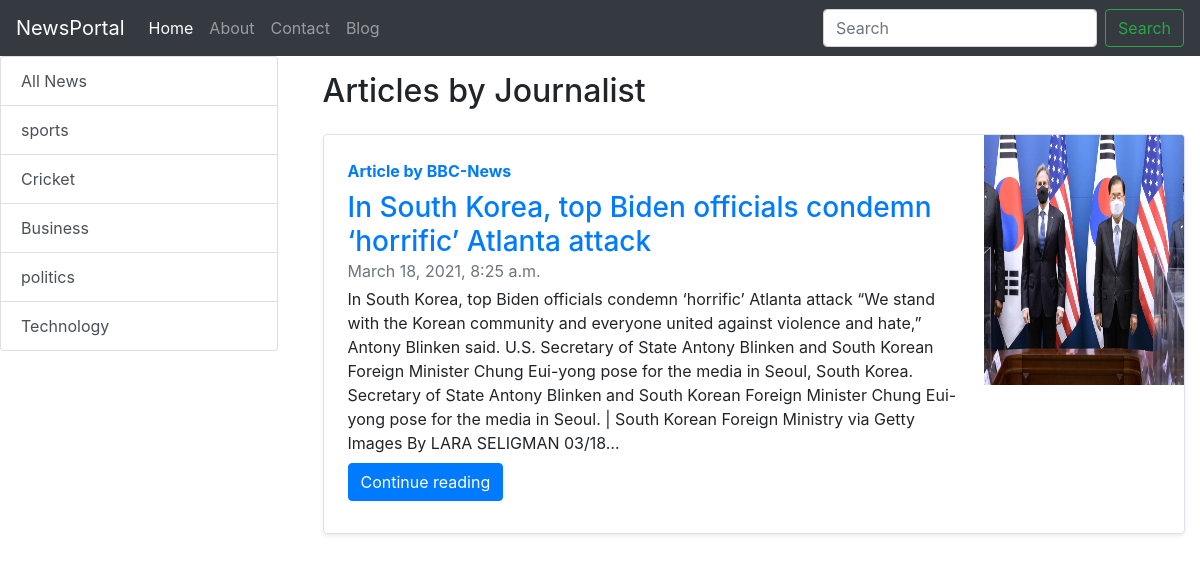
Screenshot of /blog/ with the database file from the repository.
### blog/models.py (models this page shows, shortened)
class Category(models.Model):
     name = models.CharField(max_length=60)
     @staticmethod
     def get_all_categories():
          return Category.objects.all()

class BlogPost(models.Model):
    sno=models.AutoField(primary_key=True)
    category = models.ForeignKey(Category,on_delete=models.CASCADE, default=1)
    title=models.CharField(max_length=255)
    author=models.CharField(max_length=14)
    slug=models.CharField(max_length=130)
    timeStamp=models.DateTimeField(blank=True)
    content=models.TextField()
    thumbnail = models.ImageField(upload_to='blog/images', default="")
    @staticmethod
    def get_all_post():
        return BlogPost.objects.all()

### blog/views.py (the view)
# urls.py: path('', views.blogHome, name="bloghome"),
def blogHome(request):
    posts=None
    categories = Category.get_all_categories()
    categorYID = request.GET.get('category')
    if categorYID:
        posts = BlogPost.get_all_post_by_categoriesId(categorYID)
    else:
        posts = BlogPost.get_all_post()
    data = {}
    data['posts'] = posts
    data['categories'] = categories
    return render(request, "blog/bloghome.html",data)

### blog/templates/blog/bloghome.html (shortened to what this page needs)
{% extends 'blog/base.html' %}
{% load static %}
{% block content %}
<div class="row">
    <div class="col-lg-3 mx-auto">
			<div class="list-group">
				<a href="/blog" class="list-group-item list-group-item-action">All News</a>
				{% for category in categories %}
				<a href="/blog/?category={{category.id}}"
					class="list-group-item list-group-item-action">{{category.name}}</a>
				{% endfor %}
			</div>
		</div>
     <div id='posts' class="col-lg-9 mx-auto">
    <div class="container my-3">
    <h2>Articles by Journalist</h2>
    {% for post in posts %}
    <div class="row no-gutters border rounded overflow-hidden flex-md-row mb-4 shadow-sm h-md-250 my-4 position-relative">
        <div class="col p-4 d-flex flex-column position-static">
            <strong class="d-inline-block mb-2 text-primary">Article  by {{post.author}}</strong>
            <h3 class="mb-0"><a href="/blog/{{post.slug}}">{{ post.title}}</a></h3>
            <div class="mb-1 text-muted">{{ post.timeStamp }}</div>
            <p class="card-text mb-auto">{{ post.content|safe|truncatechars:500 }}</p>
            <div class="my-2">
            	<a href="/blog/{{post.slug}}" role="button" class="btn btn-primary">Continue reading</a>
            </div>
        </div>
         <div class="col-auto d-none d-lg-block">
             <img src="/media/{{post.thumbnail}}" class="bd-placeholder-img" width="200" height="250"
                        aria-label="Placeholder: Thumbnail"/>
         </div>
    </div>
    {% endfor %}
</div>
     </div></div>
 {% endblock %}

### rows the page displays
Category: name "sports"
Category: name "Cricket"
Category: name "Business"
Category: name "politics"
Category: name "Technology"
BlogPost: author "BBC-News", title "In South Korea, top Biden officials condemn ‘horrific’ Atlanta attack", timeStamp "March 18, 2021, 8:25 a.m.", content "In South Korea, top Biden officials condemn ‘horrific’ Atlanta attack “We stand with the Korean community and everyone united against violence and hate,” Antony Blinken said. U.S. Secretary of State Antony Blinken and South Korean Foreign Minister Chung Eui-yong pose for the media in Seoul, South Korea. Secretary of State Antony Blinken and South Korean Foreign Minister Chung Eui-yong pose for the media in Seoul. | South Korean Foreign Ministry via Getty Images By LARA SELIGMAN 03/18…", thumbnail (picture)
